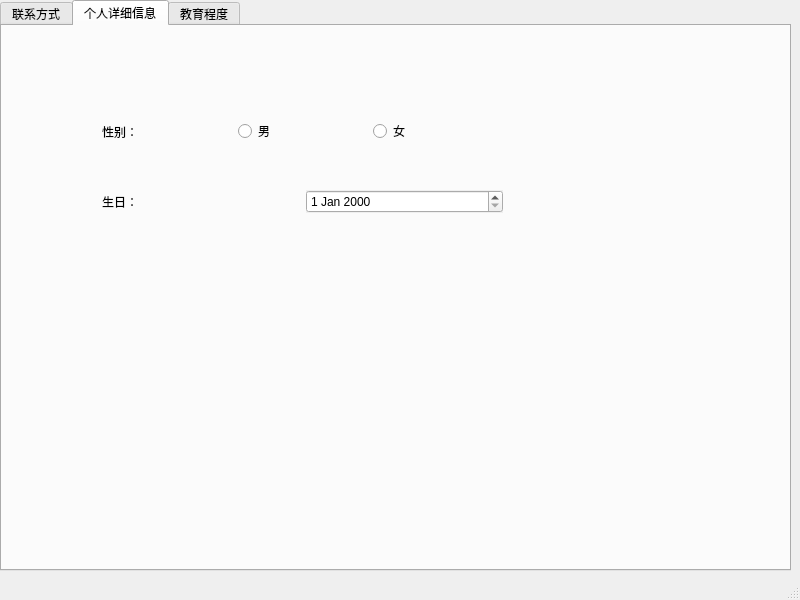
<?xml version="1.0" encoding="UTF-8"?>
<ui version="4.0">
 <class>MainWindow</class>
 <widget class="QMainWindow" name="MainWindow">
  <property name="geometry">
   <rect>
    <x>0</x>
    <y>0</y>
    <width>800</width>
    <height>600</height>
   </rect>
  </property>
  <property name="windowTitle">
   <string>MainWindow</string>
  </property>
  <widget class="QWidget" name="centralwidget">
   <widget class="QTabWidget" name="tab_4">
    <property name="geometry">
     <rect>
      <x>0</x>
      <y>0</y>
      <width>791</width>
      <height>571</height>
     </rect>
    </property>
    <property name="whatsThis">
     <string>&lt;html&gt;&lt;head/&gt;&lt;body&gt;&lt;p&gt;1231&lt;/p&gt;&lt;/body&gt;&lt;/html&gt;</string>
    </property>
    <property name="currentIndex">
     <number>1</number>
    </property>
    <widget class="QWidget" name="tab_1">
     <attribute name="title">
      <string>联系方式</string>
     </attribute>
     <widget class="QWidget" name="formLayoutWidget">
      <property name="geometry">
       <rect>
        <x>119</x>
        <y>139</y>
        <width>561</width>
        <height>171</height>
       </rect>
      </property>
      <layout class="QFormLayout" name="formLayout">
       <item row="0" column="0">
        <widget class="QLabel" name="label">
         <property name="text">
          <string>姓名：</string>
         </property>
        </widget>
       </item>
       <item row="0" column="1">
        <widget class="QLineEdit" name="lineEdit"/>
       </item>
       <item row="1" column="0">
        <widget class="QLabel" name="label_2">
         <property name="text">
          <string>地址：</string>
         </property>
        </widget>
       </item>
       <item row="1" column="1">
        <widget class="QLineEdit" name="lineEdit_2"/>
       </item>
      </layout>
     </widget>
    </widget>
    <widget class="QWidget" name="tab_2">
     <property name="enabled">
      <bool>true</bool>
     </property>
     <attribute name="title">
      <string>个人详细信息</string>
     </attribute>
     <widget class="QWidget" name="">
      <property name="geometry">
       <rect>
        <x>100</x>
        <y>150</y>
        <width>401</width>
        <height>51</height>
       </rect>
      </property>
      <layout class="QHBoxLayout" name="horizontalLayout_2">
       <item>
        <widget class="QLabel" name="label_4">
         <property name="text">
          <string>生日：</string>
         </property>
        </widget>
       </item>
       <item>
        <widget class="QDateEdit" name="dateEdit">
         <property name="autoFillBackground">
          <bool>true</bool>
         </property>
        </widget>
       </item>
      </layout>
     </widget>
     <widget class="QWidget" name="">
      <property name="geometry">
       <rect>
        <x>100</x>
        <y>80</y>
        <width>401</width>
        <height>51</height>
       </rect>
      </property>
      <layout class="QHBoxLayout" name="horizontalLayout">
       <item>
        <widget class="QLabel" name="label_3">
         <property name="text">
          <string>性别：</string>
         </property>
        </widget>
       </item>
       <item>
        <widget class="QRadioButton" name="radioButton">
         <property name="text">
          <string>男</string>
         </property>
        </widget>
       </item>
       <item>
        <widget class="QRadioButton" name="radioButton_2">
         <property name="text">
          <string>女</string>
         </property>
        </widget>
       </item>
      </layout>
     </widget>
    </widget>
    <widget class="QWidget" name="tab_3">
     <attribute name="title">
      <string>教育程度</string>
     </attribute>
     <widget class="QWidget" name="">
      <property name="geometry">
       <rect>
        <x>120</x>
        <y>150</y>
        <width>391</width>
        <height>81</height>
       </rect>
      </property>
      <layout class="QHBoxLayout" name="horizontalLayout_5">
       <item>
        <widget class="QLabel" name="label_9">
         <property name="text">
          <string>科目：</string>
         </property>
        </widget>
       </item>
       <item>
        <widget class="QCheckBox" name="checkBox">
         <property name="text">
          <string>物理</string>
         </property>
        </widget>
       </item>
       <item>
        <widget class="QCheckBox" name="checkBox_2">
         <property name="text">
          <string>化学</string>
         </property>
        </widget>
       </item>
      </layout>
     </widget>
    </widget>
   </widget>
  </widget>
  <widget class="QMenuBar" name="menubar">
   <property name="geometry">
    <rect>
     <x>0</x>
     <y>0</y>
     <width>800</width>
     <height>26</height>
    </rect>
   </property>
  </widget>
  <widget class="QStatusBar" name="statusbar"/>
 </widget>
 <resources/>
 <connections/>
</ui>
